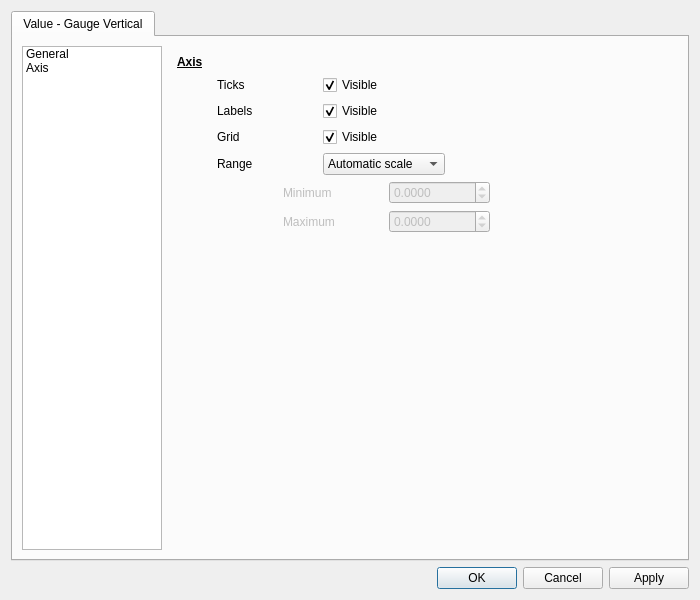
<?xml version="1.0" encoding="UTF-8"?>
<ui version="4.0">
 <class>QTBValueGaugeVerticalEditor</class>
 <widget class="QDialog" name="QTBValueGaugeVerticalEditor">
  <property name="geometry">
   <rect>
    <x>0</x>
    <y>0</y>
    <width>700</width>
    <height>600</height>
   </rect>
  </property>
  <property name="windowTitle">
   <string>Vertical Gauge</string>
  </property>
  <layout class="QVBoxLayout" name="verticalLayout_2">
   <item>
    <widget class="QTabWidget" name="tabWidget">
     <property name="currentIndex">
      <number>0</number>
     </property>
     <widget class="QWidget" name="tab">
      <attribute name="title">
       <string>Value - Gauge Vertical</string>
      </attribute>
      <layout class="QHBoxLayout" name="horizontalLayout_4">
       <item>
        <widget class="QListWidget" name="listWidget">
         <property name="minimumSize">
          <size>
           <width>140</width>
           <height>0</height>
          </size>
         </property>
         <property name="maximumSize">
          <size>
           <width>140</width>
           <height>16777215</height>
          </size>
         </property>
         <property name="editTriggers">
          <set>QAbstractItemView::NoEditTriggers</set>
         </property>
         <property name="currentRow">
          <number>-1</number>
         </property>
         <item>
          <property name="text">
           <string>General</string>
          </property>
         </item>
         <item>
          <property name="text">
           <string>Axis</string>
          </property>
         </item>
        </widget>
       </item>
       <item>
        <widget class="QStackedWidget" name="stackedWidget">
         <property name="currentIndex">
          <number>1</number>
         </property>
         <widget class="QWidget" name="generalPage">
          <layout class="QVBoxLayout" name="verticalLayout">
           <item>
            <widget class="QLabel" name="label_17">
             <property name="font">
              <font>
               <weight>75</weight>
               <bold>true</bold>
               <underline>true</underline>
              </font>
             </property>
             <property name="text">
              <string>General</string>
             </property>
            </widget>
           </item>
           <item>
            <layout class="QHBoxLayout" name="horizontalLayout_3">
             <item>
              <spacer name="horizontalSpacer_2">
               <property name="orientation">
                <enum>Qt::Horizontal</enum>
               </property>
               <property name="sizeType">
                <enum>QSizePolicy::Fixed</enum>
               </property>
               <property name="sizeHint" stdset="0">
                <size>
                 <width>40</width>
                 <height>20</height>
                </size>
               </property>
              </spacer>
             </item>
             <item>
              <widget class="QLabel" name="label_3">
               <property name="minimumSize">
                <size>
                 <width>100</width>
                 <height>0</height>
                </size>
               </property>
               <property name="text">
                <string>Header </string>
               </property>
              </widget>
             </item>
             <item>
              <widget class="QCheckBox" name="headerCheckBox">
               <property name="minimumSize">
                <size>
                 <width>100</width>
                 <height>0</height>
                </size>
               </property>
               <property name="text">
                <string>Visible</string>
               </property>
               <property name="checked">
                <bool>true</bool>
               </property>
              </widget>
             </item>
             <item>
              <spacer name="horizontalSpacer">
               <property name="orientation">
                <enum>Qt::Horizontal</enum>
               </property>
               <property name="sizeHint" stdset="0">
                <size>
                 <width>40</width>
                 <height>20</height>
                </size>
               </property>
              </spacer>
             </item>
            </layout>
           </item>
           <item>
            <layout class="QHBoxLayout" name="horizontalLayout_8">
             <item>
              <spacer name="horizontalSpacer_13">
               <property name="orientation">
                <enum>Qt::Horizontal</enum>
               </property>
               <property name="sizeType">
                <enum>QSizePolicy::Fixed</enum>
               </property>
               <property name="sizeHint" stdset="0">
                <size>
                 <width>40</width>
                 <height>20</height>
                </size>
               </property>
              </spacer>
             </item>
             <item>
              <widget class="QLabel" name="label_6">
               <property name="minimumSize">
                <size>
                 <width>100</width>
                 <height>0</height>
                </size>
               </property>
               <property name="text">
                <string>Value</string>
               </property>
              </widget>
             </item>
             <item>
              <widget class="QCheckBox" name="valueCheckBox">
               <property name="minimumSize">
                <size>
                 <width>100</width>
                 <height>0</height>
                </size>
               </property>
               <property name="text">
                <string>Visible</string>
               </property>
               <property name="checked">
                <bool>true</bool>
               </property>
              </widget>
             </item>
             <item>
              <spacer name="horizontalSpacer_4">
               <property name="orientation">
                <enum>Qt::Horizontal</enum>
               </property>
               <property name="sizeHint" stdset="0">
                <size>
                 <width>40</width>
                 <height>20</height>
                </size>
               </property>
              </spacer>
             </item>
            </layout>
           </item>
           <item>
            <layout class="QHBoxLayout" name="horizontalLayout_9">
             <item>
              <spacer name="horizontalSpacer_14">
               <property name="orientation">
                <enum>Qt::Horizontal</enum>
               </property>
               <property name="sizeType">
                <enum>QSizePolicy::Fixed</enum>
               </property>
               <property name="sizeHint" stdset="0">
                <size>
                 <width>40</width>
                 <height>20</height>
                </size>
               </property>
              </spacer>
             </item>
             <item>
              <widget class="QLabel" name="label_8">
               <property name="minimumSize">
                <size>
                 <width>100</width>
                 <height>0</height>
                </size>
               </property>
               <property name="text">
                <string>Background</string>
               </property>
              </widget>
             </item>
             <item>
              <widget class="QCheckBox" name="transparentCheckBox">
               <property name="minimumSize">
                <size>
                 <width>100</width>
                 <height>0</height>
                </size>
               </property>
               <property name="text">
                <string>Transparent</string>
               </property>
               <property name="checked">
                <bool>true</bool>
               </property>
              </widget>
             </item>
             <item>
              <spacer name="horizontalSpacer_6">
               <property name="orientation">
                <enum>Qt::Horizontal</enum>
               </property>
               <property name="sizeHint" stdset="0">
                <size>
                 <width>40</width>
                 <height>20</height>
                </size>
               </property>
              </spacer>
             </item>
            </layout>
           </item>
           <item>
            <layout class="QHBoxLayout" name="horizontalLayout_6">
             <item>
              <spacer name="horizontalSpacer_15">
               <property name="orientation">
                <enum>Qt::Horizontal</enum>
               </property>
               <property name="sizeType">
                <enum>QSizePolicy::Fixed</enum>
               </property>
               <property name="sizeHint" stdset="0">
                <size>
                 <width>40</width>
                 <height>20</height>
                </size>
               </property>
              </spacer>
             </item>
             <item>
              <widget class="QLabel" name="label_7">
               <property name="minimumSize">
                <size>
                 <width>100</width>
                 <height>0</height>
                </size>
               </property>
               <property name="text">
                <string>Tank mode</string>
               </property>
              </widget>
             </item>
             <item>
              <widget class="QCheckBox" name="tankCheckBox">
               <property name="minimumSize">
                <size>
                 <width>100</width>
                 <height>0</height>
                </size>
               </property>
               <property name="text">
                <string>Enabled</string>
               </property>
               <property name="checked">
                <bool>true</bool>
               </property>
              </widget>
             </item>
             <item>
              <spacer name="horizontalSpacer_5">
               <property name="orientation">
                <enum>Qt::Horizontal</enum>
               </property>
               <property name="sizeHint" stdset="0">
                <size>
                 <width>40</width>
                 <height>20</height>
                </size>
               </property>
              </spacer>
             </item>
            </layout>
           </item>
           <item>
            <spacer name="verticalSpacer">
             <property name="orientation">
              <enum>Qt::Vertical</enum>
             </property>
             <property name="sizeHint" stdset="0">
              <size>
               <width>20</width>
               <height>40</height>
              </size>
             </property>
            </spacer>
           </item>
          </layout>
         </widget>
         <widget class="QWidget" name="axisPage">
          <layout class="QVBoxLayout" name="verticalLayout_6">
           <item>
            <widget class="QLabel" name="label_18">
             <property name="font">
              <font>
               <weight>75</weight>
               <bold>true</bold>
               <underline>true</underline>
              </font>
             </property>
             <property name="text">
              <string>Axis</string>
             </property>
            </widget>
           </item>
           <item>
            <layout class="QHBoxLayout" name="horizontalLayout_11">
             <item>
              <spacer name="horizontalSpacer_17">
               <property name="orientation">
                <enum>Qt::Horizontal</enum>
               </property>
               <property name="sizeType">
                <enum>QSizePolicy::Fixed</enum>
               </property>
               <property name="sizeHint" stdset="0">
                <size>
                 <width>40</width>
                 <height>20</height>
                </size>
               </property>
              </spacer>
             </item>
             <item>
              <widget class="QLabel" name="label_11">
               <property name="minimumSize">
                <size>
                 <width>100</width>
                 <height>0</height>
                </size>
               </property>
               <property name="text">
                <string>Ticks</string>
               </property>
              </widget>
             </item>
             <item>
              <widget class="QCheckBox" name="ticksCheckBox">
               <property name="minimumSize">
                <size>
                 <width>100</width>
                 <height>0</height>
                </size>
               </property>
               <property name="text">
                <string>Visible</string>
               </property>
               <property name="checked">
                <bool>true</bool>
               </property>
              </widget>
             </item>
             <item>
              <spacer name="horizontalSpacer_9">
               <property name="orientation">
                <enum>Qt::Horizontal</enum>
               </property>
               <property name="sizeHint" stdset="0">
                <size>
                 <width>40</width>
                 <height>20</height>
                </size>
               </property>
              </spacer>
             </item>
            </layout>
           </item>
           <item>
            <layout class="QHBoxLayout" name="horizontalLayout_12">
             <item>
              <spacer name="horizontalSpacer_18">
               <property name="orientation">
                <enum>Qt::Horizontal</enum>
               </property>
               <property name="sizeType">
                <enum>QSizePolicy::Fixed</enum>
               </property>
               <property name="sizeHint" stdset="0">
                <size>
                 <width>40</width>
                 <height>20</height>
                </size>
               </property>
              </spacer>
             </item>
             <item>
              <widget class="QLabel" name="label_12">
               <property name="minimumSize">
                <size>
                 <width>100</width>
                 <height>0</height>
                </size>
               </property>
               <property name="text">
                <string>Labels</string>
               </property>
              </widget>
             </item>
             <item>
              <widget class="QCheckBox" name="labelsCheckBox">
               <property name="minimumSize">
                <size>
                 <width>100</width>
                 <height>0</height>
                </size>
               </property>
               <property name="text">
                <string>Visible</string>
               </property>
               <property name="checked">
                <bool>true</bool>
               </property>
              </widget>
             </item>
             <item>
              <spacer name="horizontalSpacer_10">
               <property name="orientation">
                <enum>Qt::Horizontal</enum>
               </property>
               <property name="sizeHint" stdset="0">
                <size>
                 <width>40</width>
                 <height>20</height>
                </size>
               </property>
              </spacer>
             </item>
            </layout>
           </item>
           <item>
            <layout class="QHBoxLayout" name="horizontalLayout_14">
             <item>
              <spacer name="horizontalSpacer_19">
               <property name="orientation">
                <enum>Qt::Horizontal</enum>
               </property>
               <property name="sizeType">
                <enum>QSizePolicy::Fixed</enum>
               </property>
               <property name="sizeHint" stdset="0">
                <size>
                 <width>40</width>
                 <height>20</height>
                </size>
               </property>
              </spacer>
             </item>
             <item>
              <widget class="QLabel" name="label_14">
               <property name="minimumSize">
                <size>
                 <width>100</width>
                 <height>0</height>
                </size>
               </property>
               <property name="text">
                <string>Grid</string>
               </property>
              </widget>
             </item>
             <item>
              <widget class="QCheckBox" name="gridCheckBox">
               <property name="minimumSize">
                <size>
                 <width>100</width>
                 <height>0</height>
                </size>
               </property>
               <property name="text">
                <string>Visible</string>
               </property>
               <property name="checked">
                <bool>true</bool>
               </property>
              </widget>
             </item>
             <item>
              <spacer name="horizontalSpacer_12">
               <property name="orientation">
                <enum>Qt::Horizontal</enum>
               </property>
               <property name="sizeHint" stdset="0">
                <size>
                 <width>40</width>
                 <height>20</height>
                </size>
               </property>
              </spacer>
             </item>
            </layout>
           </item>
           <item>
            <layout class="QHBoxLayout" name="horizontalLayout">
             <item>
              <spacer name="horizontalSpacer_20">
               <property name="orientation">
                <enum>Qt::Horizontal</enum>
               </property>
               <property name="sizeType">
                <enum>QSizePolicy::Fixed</enum>
               </property>
               <property name="sizeHint" stdset="0">
                <size>
                 <width>40</width>
                 <height>20</height>
                </size>
               </property>
              </spacer>
             </item>
             <item>
              <widget class="QLabel" name="label_5">
               <property name="minimumSize">
                <size>
                 <width>100</width>
                 <height>0</height>
                </size>
               </property>
               <property name="text">
                <string>Range</string>
               </property>
              </widget>
             </item>
             <item>
              <widget class="QComboBox" name="rangeComboBox">
               <item>
                <property name="text">
                 <string>Automatic scale</string>
                </property>
               </item>
               <item>
                <property name="text">
                 <string>Parameter range</string>
                </property>
               </item>
               <item>
                <property name="text">
                 <string>Custom scale</string>
                </property>
               </item>
              </widget>
             </item>
             <item>
              <spacer name="horizontalSpacer_3">
               <property name="orientation">
                <enum>Qt::Horizontal</enum>
               </property>
               <property name="sizeHint" stdset="0">
                <size>
                 <width>40</width>
                 <height>20</height>
                </size>
               </property>
              </spacer>
             </item>
            </layout>
           </item>
           <item>
            <widget class="QWidget" name="scaleWidget" native="true">
             <property name="enabled">
              <bool>false</bool>
             </property>
             <layout class="QHBoxLayout" name="horizontalLayout_13">
              <property name="leftMargin">
               <number>0</number>
              </property>
              <property name="topMargin">
               <number>0</number>
              </property>
              <property name="rightMargin">
               <number>0</number>
              </property>
              <property name="bottomMargin">
               <number>0</number>
              </property>
              <item>
               <widget class="QLabel" name="label_2">
                <property name="minimumSize">
                 <size>
                  <width>100</width>
                  <height>0</height>
                 </size>
                </property>
                <property name="text">
                 <string/>
                </property>
               </widget>
              </item>
              <item>
               <layout class="QVBoxLayout" name="verticalLayout_4">
                <item>
                 <widget class="QLabel" name="label_10">
                  <property name="minimumSize">
                   <size>
                    <width>100</width>
                    <height>0</height>
                   </size>
                  </property>
                  <property name="text">
                   <string>Minimum</string>
                  </property>
                  <property name="indent">
                   <number>-1</number>
                  </property>
                 </widget>
                </item>
                <item>
                 <widget class="QLabel" name="label_13">
                  <property name="minimumSize">
                   <size>
                    <width>100</width>
                    <height>0</height>
                   </size>
                  </property>
                  <property name="text">
                   <string>Maximum</string>
                  </property>
                  <property name="indent">
                   <number>-1</number>
                  </property>
                 </widget>
                </item>
               </layout>
              </item>
              <item>
               <layout class="QVBoxLayout" name="verticalLayout_5">
                <item>
                 <widget class="QDoubleSpinBox" name="rangeMinDoubleSpinBox">
                  <property name="decimals">
                   <number>4</number>
                  </property>
                  <property name="minimum">
                   <double>-9999999999999999538762658202121142272.000000000000000</double>
                  </property>
                  <property name="maximum">
                   <double>99999999999999996863366107917975552.000000000000000</double>
                  </property>
                 </widget>
                </item>
                <item>
                 <widget class="QDoubleSpinBox" name="rangeMaxDoubleSpinBox">
                  <property name="decimals">
                   <number>4</number>
                  </property>
                  <property name="minimum">
                   <double>-9999999999999999455752309870428160.000000000000000</double>
                  </property>
                  <property name="maximum">
                   <double>999999999999999945575230987042816.000000000000000</double>
                  </property>
                 </widget>
                </item>
               </layout>
              </item>
              <item>
               <spacer name="horizontalSpacer_11">
                <property name="orientation">
                 <enum>Qt::Horizontal</enum>
                </property>
                <property name="sizeHint" stdset="0">
                 <size>
                  <width>136</width>
                  <height>20</height>
                 </size>
                </property>
               </spacer>
              </item>
             </layout>
            </widget>
           </item>
           <item>
            <spacer name="verticalSpacer_3">
             <property name="orientation">
              <enum>Qt::Vertical</enum>
             </property>
             <property name="sizeHint" stdset="0">
              <size>
               <width>20</width>
               <height>303</height>
              </size>
             </property>
            </spacer>
           </item>
          </layout>
         </widget>
        </widget>
       </item>
      </layout>
     </widget>
    </widget>
   </item>
   <item>
    <widget class="QDialogButtonBox" name="buttonBox">
     <property name="orientation">
      <enum>Qt::Horizontal</enum>
     </property>
     <property name="standardButtons">
      <set>QDialogButtonBox::Apply|QDialogButtonBox::Cancel|QDialogButtonBox::Ok</set>
     </property>
    </widget>
   </item>
  </layout>
 </widget>
 <resources/>
 <connections>
  <connection>
   <sender>buttonBox</sender>
   <signal>accepted()</signal>
   <receiver>QTBValueGaugeVerticalEditor</receiver>
   <slot>accept()</slot>
   <hints>
    <hint type="sourcelabel">
     <x>248</x>
     <y>254</y>
    </hint>
    <hint type="destinationlabel">
     <x>157</x>
     <y>274</y>
    </hint>
   </hints>
  </connection>
  <connection>
   <sender>buttonBox</sender>
   <signal>rejected()</signal>
   <receiver>QTBValueGaugeVerticalEditor</receiver>
   <slot>reject()</slot>
   <hints>
    <hint type="sourcelabel">
     <x>316</x>
     <y>260</y>
    </hint>
    <hint type="destinationlabel">
     <x>286</x>
     <y>274</y>
    </hint>
   </hints>
  </connection>
 </connections>
</ui>
